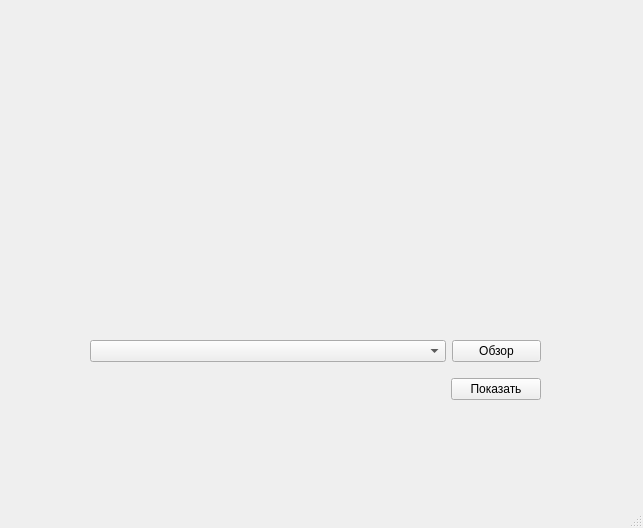
<?xml version="1.0" encoding="UTF-8"?>
<ui version="4.0">
 <class>MainWindow</class>
 <widget class="QMainWindow" name="MainWindow">
  <property name="geometry">
   <rect>
    <x>0</x>
    <y>0</y>
    <width>643</width>
    <height>528</height>
   </rect>
  </property>
  <property name="windowTitle">
   <string>MainWindow</string>
  </property>
  <widget class="QWidget" name="centralwidget">
   <widget class="QWidget" name="verticalLayoutWidget">
    <property name="geometry">
     <rect>
      <x>90</x>
      <y>330</y>
      <width>451</width>
      <height>80</height>
     </rect>
    </property>
    <layout class="QVBoxLayout" name="verticalLayout">
     <item>
      <layout class="QHBoxLayout" name="horizontalLayout" stretch="4,1">
       <item>
        <widget class="QComboBox" name="comboBox"/>
       </item>
       <item>
        <widget class="QPushButton" name="pushButton">
         <property name="text">
          <string>Обзор</string>
         </property>
        </widget>
       </item>
      </layout>
     </item>
     <item>
      <layout class="QHBoxLayout" name="horizontalLayout_2" stretch="4,1">
       <item>
        <spacer name="horizontalSpacer">
         <property name="orientation">
          <enum>Qt::Orientation::Horizontal</enum>
         </property>
         <property name="sizeHint" stdset="0">
          <size>
           <width>40</width>
           <height>20</height>
          </size>
         </property>
        </spacer>
       </item>
       <item>
        <widget class="QPushButton" name="pushButton_2">
         <property name="text">
          <string>Показать</string>
         </property>
        </widget>
       </item>
      </layout>
     </item>
    </layout>
   </widget>
  </widget>
  <widget class="QMenuBar" name="menubar">
   <property name="geometry">
    <rect>
     <x>0</x>
     <y>0</y>
     <width>643</width>
     <height>25</height>
    </rect>
   </property>
  </widget>
  <widget class="QStatusBar" name="statusbar"/>
 </widget>
 <resources/>
 <connections/>
</ui>
